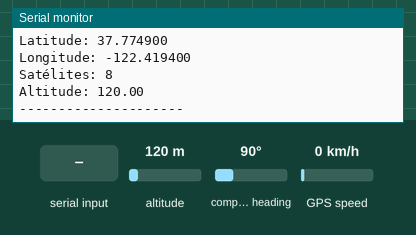
Simulated run of this sketch. Board: ESP32. Parts: the last lines printed to the serial monitor. The test bench sets the inputs (shaded band); at power-on: compass heading 90°, altitude 120 m, GPS speed 0 km/h. The GPS gets a fix after 3 s at 37.7749, -122.4194 with 8 satellites.

Above: at 3.2 s.
3.3 s: compass heading set to 269°
6.5 s: altitude set to 500 m
At 7.8 s:
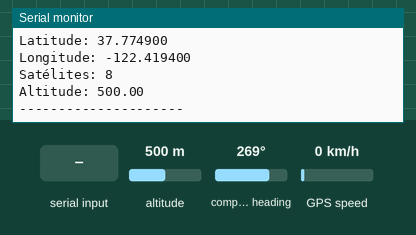
10.5 s: GPS speed set to 30 km/h
13.5 s: compass heading set to 90°
15.5 s: altitude set to 250 m
At 16.6 s:
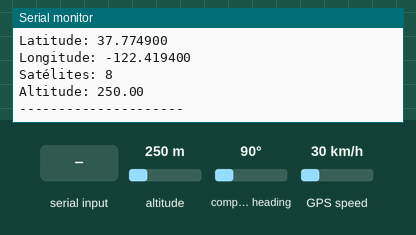
19.5 s: "1" received over the second serial link
At 19.9 s:
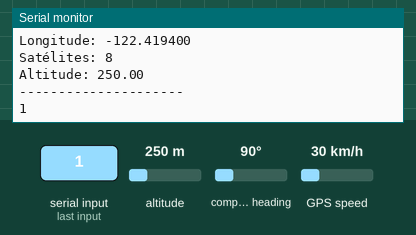
Timing chart, 0 to 22.0 s (numbered marks = the images above; inputs shaded):
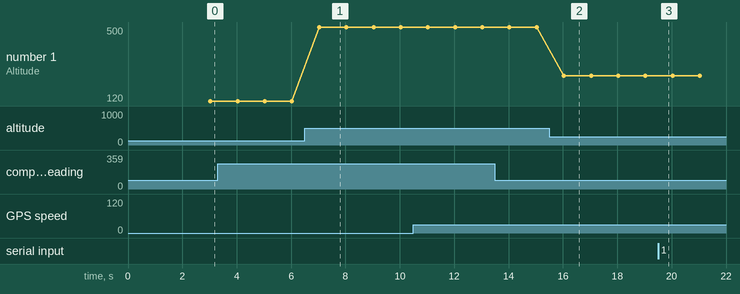

The sketch:

test_gps.ino
```cpp
#include <TinyGPS++.h>
#include <HardwareSerial.h>

TinyGPSPlus gps;
HardwareSerial gpsSerial(2);

unsigned long lastDebug = 0;
unsigned long bytesRecebidos = 0;

void setup() {

  Serial.begin(115200);
  delay(2000);

  Serial.println();
  Serial.println("=================================");
  Serial.println("TESTE GPS NEO-6M + ESP32");
  Serial.println("=================================");

  Serial.println("Inicializando UART2...");
  Serial.println("RX -> GPIO16");
  Serial.println("TX -> GPIO17");
  Serial.println("Baudrate -> 9600");
  Serial.println();

  gpsSerial.begin(9600, SERIAL_8N1, 16, 17);

  Serial.println("Aguardando dados do GPS...");
  Serial.println();
}

void loop() {

  while (gpsSerial.available()) {

    char c = gpsSerial.read();
    bytesRecebidos++;

    Serial.write(c);   // mostra dados NMEA crus
    gps.encode(c);
  }

  if (gps.location.isUpdated()) {

    Serial.println();
    Serial.println("------ GPS FIX ------");

    Serial.print("Latitude: ");
    Serial.println(gps.location.lat(), 6);

    Serial.print("Longitude: ");
    Serial.println(gps.location.lng(), 6);

    Serial.print("Satélites: ");
    Serial.println(gps.satellites.value());

    Serial.print("Altitude: ");
    Serial.println(gps.altitude.meters());

    Serial.println("---------------------");
    Serial.println();
  }

  if (millis() - lastDebug > 5000) {

    Serial.println();
    Serial.println("----- DEBUG STATUS -----");

    Serial.print("Bytes recebidos: ");
    Serial.println(bytesRecebidos);

    if (bytesRecebidos == 0) {
      Serial.println("ERRO: Nenhum dado chegou do GPS");
      Serial.println("Verifique TX/RX");
    }

    Serial.println("------------------------");
    Serial.println();

    lastDebug = millis();
  }
}
```

Measured:
- after the input at 6.5 s, the serial monitor: prints a new line after 0.52 s (image 1)
- after the input at 15.5 s, the serial monitor: prints a new line after 0.53 s (image 2)
- after the input at 19.5 s, the serial monitor: prints a new line at once (image 3)
- plotted number 1: 120 → 500 after the input at 6.5 s, 500 → 250 after the input at 15.5 s
